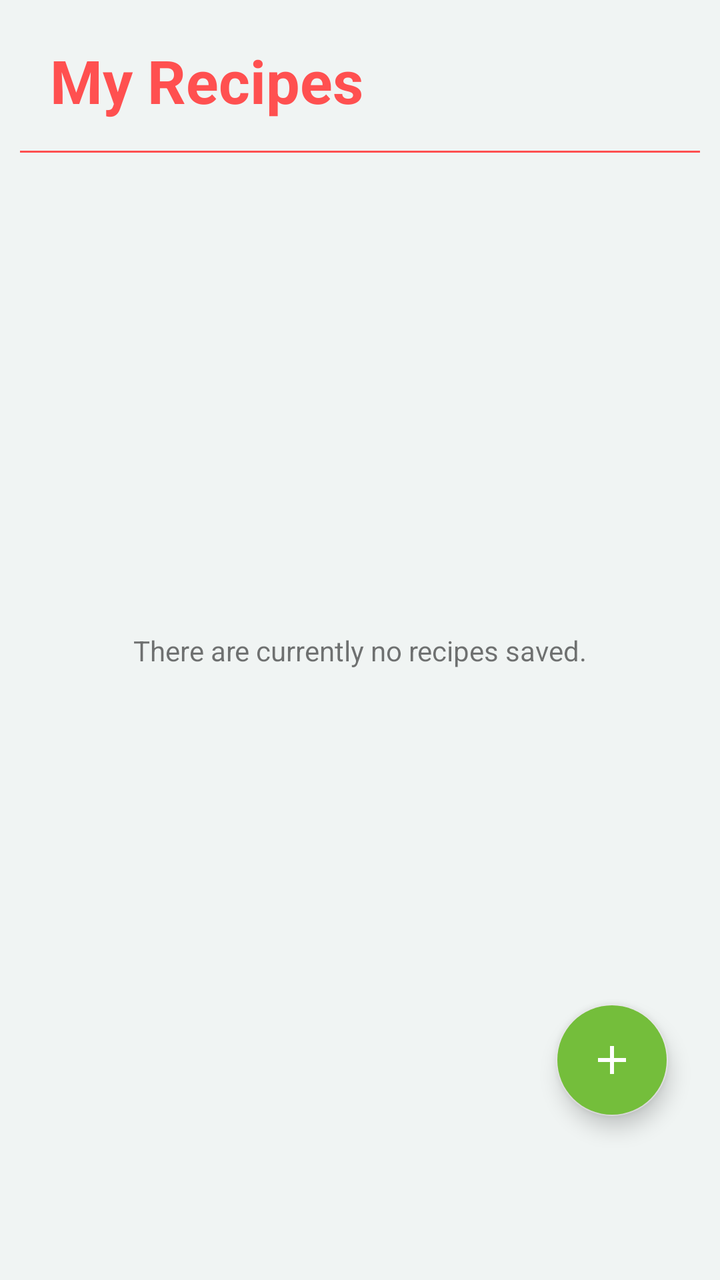
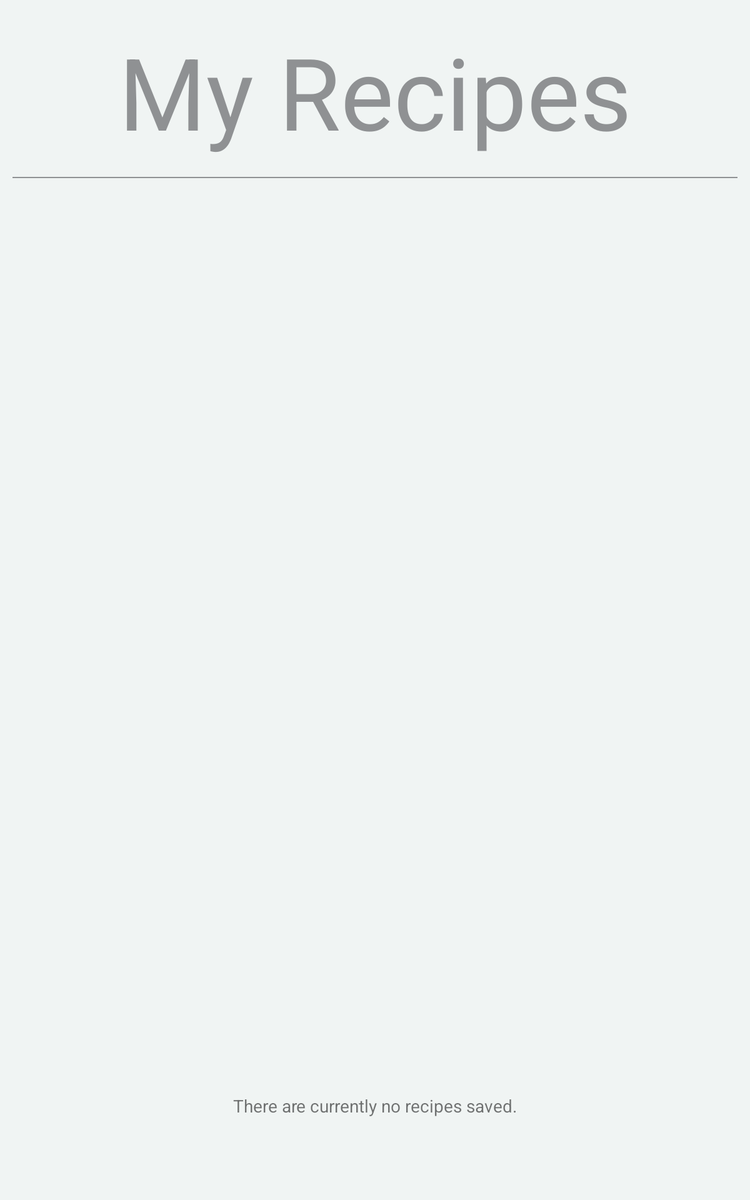

An Android layout and its configuration variant, each rendered on a device that would load it. The default file and the variant file are quoted in full after the pictures.
<!-- AndroidManifest.xml: application theme Theme.GroceryManagerApp -->
<!-- res/layout/fragment_recipe.xml -->
<?xml version="1.0" encoding="utf-8"?>
<LinearLayout xmlns:android="http://schemas.android.com/apk/res/android"
    xmlns:app="http://schemas.android.com/apk/res-auto"
    xmlns:tools="http://schemas.android.com/tools"
    android:layout_width="match_parent"
    android:layout_height="match_parent"
    android:padding="10dp"
    android:orientation="vertical"
    tools:context=".RecipeFragment"
    tools:layout="@layout/fragment_recipe">

    <RelativeLayout
        android:layout_width="match_parent"
        android:layout_height="wrap_content">

        
        <TextView
            android:id="@+id/textView"
            android:layout_width="match_parent"
            android:layout_height="wrap_content"
            android:layout_marginTop="10dp"
            android:layout_marginBottom="10dp"
            android:text="My Recipes"
            android:textColor="@color/forgotpassword"
            android:textSize="30sp"
            android:layout_marginLeft="15dp"
            android:textStyle="bold"/>

        
        <View
            android:id="@+id/lineView"
            android:layout_width="match_parent"
            android:layout_height="1dp"
            android:layout_below="@+id/textView"
            android:layout_marginTop="5dp"
            android:background="@color/forgotpassword" />

    </RelativeLayout>

    <FrameLayout
        android:layout_width="match_parent"
        android:layout_height="0dp"
        android:layout_weight="1">

        
        <androidx.recyclerview.widget.RecyclerView
            android:id="@+id/recipesRecyclerView"
            android:layout_width="match_parent"
            android:layout_height="match_parent"
            app:layoutManager="androidx.recyclerview.widget.LinearLayoutManager"
            app:layout_behavior="@string/appbar_scrolling_view_behavior"
            android:padding="16dp"/>

        <ProgressBar
            android:id="@+id/loadingProgressBar"
            android:layout_width="wrap_content"
            android:layout_height="wrap_content"
            android:layout_gravity="center"
            android:visibility="gone"
             />

        <com.google.android.material.floatingactionbutton.FloatingActionButton
            android:id="@+id/addRecipeButton"
            android:layout_width="wrap_content"
            android:layout_height="wrap_content"
            android:layout_gravity="bottom|end"
            android:layout_margin="16dp"
            android:src="@drawable/add_icon"
            android:backgroundTint="?attr/colorAccent"
            style="@style/CommonFabStyle"/>

        
        <TextView
            android:id="@+id/noRecipesTextView"
            android:layout_width="wrap_content"
            android:layout_height="wrap_content"
            android:text="There are currently no recipes saved."
            android:visibility="visible"
            android:layout_gravity="center" />



    </FrameLayout>

    
    <View
        android:layout_width="match_parent"
        android:layout_height="56dp"
        android:background="@android:color/transparent"/>

</LinearLayout>
<!-- resources referenced by this layout -->
<resources>
  <color name="forgotpassword">#FF5050</color>
  <!-- drawable add_icon (drawable) -->
  <vector android:height="50dp"
      android:tint="#FD4F50"
      android:viewportHeight="24"
      android:viewportWidth="24"
      android:width="50dp"
      xmlns:android="http://schemas.android.com/apk/res/android">
      <path android:fillColor="@android:color/white"
          android:pathData="M19,13h-6v6h-2v-6H5v-2h6V5h2v6h6v2z"/>
  </vector>
  <style name="Theme.GroceryManagerApp" parent="Theme.MaterialComponents.DayNight.NoActionBar">
          
          <item name="colorPrimary">#74BE3B</item>
          <item name="colorPrimaryVariant">#74BE3B</item>
          <item name="colorOnPrimary">@color/white</item>
          
          <item name="colorSecondary">#e5e5e5</item>
          <item name="colorSecondaryVariant">@color/teal_700</item>
          <item name="colorOnSecondary">@color/white</item>
          
          <item name="colorAccent">#74BE3B</item>
          
          <item name="android:statusBarColor">?attr/colorPrimaryVariant</item>
          
          
          <item name="android:windowBackground">@color/background</item>
  
      </style>
  <color name="white">#FFFFFFFF</color>
  <color name="teal_700">#FF018786</color>
  <color name="background">#F0F4F3</color>
</resources>
<!-- res/layout-sw600dp/fragment_recipe.xml (the author's variant of the layout above) -->
<!-- drawn on a 7-inch tablet held upright -->
<LinearLayout xmlns:android="http://schemas.android.com/apk/res/android"
    xmlns:app="http://schemas.android.com/apk/res-auto"
    xmlns:tools="http://schemas.android.com/tools"
    android:layout_width="match_parent"
    android:layout_height="match_parent"
    android:padding="10dp"
    android:orientation="vertical"
    tools:context=".RecipesFragment"
    tools:layout="@layout/fragment_recipes">

    <TextView
        android:id="@+id/textView"
        android:layout_width="match_parent"
        android:layout_height="wrap_content"
        android:layout_marginTop="10dp"
        android:text="My Recipes"
        android:textAlignment="center"
        android:textColor="@color/material_dynamic_neutral60"
        android:textSize="@dimen/large_text" />

    <View
        android:id="@+id/lineView"
        android:layout_width="match_parent"
        android:layout_height="1dp"
        android:layout_marginTop="15dp"
        android:background="@color/material_dynamic_neutral60" />

    <androidx.recyclerview.widget.RecyclerView
        android:id="@+id/recipesRecyclerView"
        android:layout_width="match_parent"
        android:layout_height="0dp"
        android:layout_weight="1" />

    <TextView
        android:id="@+id/noRecipesTextView"
        android:layout_width="wrap_content"
        android:layout_height="wrap_content"
        android:text="There are currently no recipes saved."
        android:visibility="visible"
        android:layout_gravity="center"
        android:layout_marginTop="20dp" />

    <View
        android:layout_width="match_parent"
        android:layout_height="56dp"
        android:background="@android:color/transparent" />

</LinearLayout>
<!-- resources referenced by the variant -->
<!-- as a 7-inch tablet held upright resolves them -->
<resources>
  <!-- from res/values-w600dp/ -->
  <dimen name="large_text">160px</dimen>
  <style name="Theme.GroceryManagerApp" parent="Theme.MaterialComponents.DayNight.NoActionBar">
          
          <item name="colorPrimary">#74BE3B</item>
          <item name="colorPrimaryVariant">#74BE3B</item>
          <item name="colorOnPrimary">@color/white</item>
          
          <item name="colorSecondary">#e5e5e5</item>
          <item name="colorSecondaryVariant">@color/teal_700</item>
          <item name="colorOnSecondary">@color/white</item>
          
          <item name="colorAccent">#74BE3B</item>
          
          <item name="android:statusBarColor">?attr/colorPrimaryVariant</item>
          
          
          <item name="android:windowBackground">@color/background</item>
  
      </style>
  <color name="white">#FFFFFFFF</color>
  <color name="teal_700">#FF018786</color>
  <color name="background">#F0F4F3</color>
</resources>
